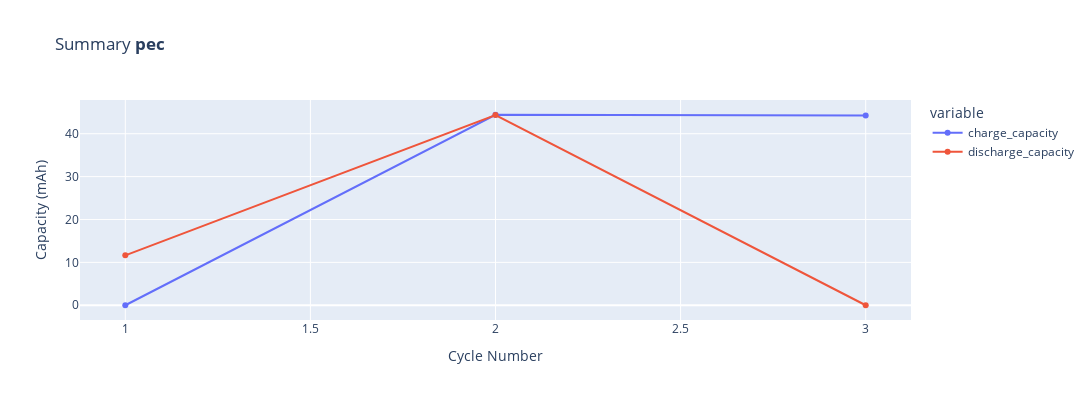

The code cell stored with this chart in its notebook:
### Markdown cell above
Once you have loaded the files, you can use all the common functionalities of `cellpy` (as described in other example notebooks), such as, e.g., looking at a summary plot:

### Code cell
plotutils.summary_plot(c, y="capacities", width=1200, height=400)

### Figure 1 — Plotly figure (JSON) as saved in the notebook; plotly's stock layout.template omitted (floating-point values rounded to 4 significant figures)
{"data": [{"hovertemplate": "variable=charge_capacity<br>Cycle Number=%{x}<br>Capacity (mAh)=%{y}<extra></extra>", "legendgroup": "charge_capacity", "line": {"color": "#636efa", "dash": "solid"}, "marker": {"symbol": "circle"}, "mode": "lines+markers", "name": "charge_capacity", "orientation": "h", "showlegend": true, "type": "scatter", "x": [1, 2, 3], "xaxis": "x", "y": [0, 44.42, 44.26], "yaxis": "y"}, {"hovertemplate": "variable=discharge_capacity<br>Cycle Number=%{x}<br>Capacity (mAh)=%{y}<extra></extra>", "legendgroup": "discharge_capacity", "line": {"color": "#EF553B", "dash": "solid"}, "marker": {"symbol": "circle"}, "mode": "lines+markers", "name": "discharge_capacity", "orientation": "h", "showlegend": true, "type": "scatter", "x": [1, 2, 3], "xaxis": "x", "y": [11.63, 44.35, 0], "yaxis": "y"}], "layout": {"height": 400, "legend": {"title": {"text": "variable"}, "tracegroupgap": 0}, "title": {"text": "Summary <b>pec</b>"}, "width": 1200, "xaxis": {"anchor": "y", "domain": [0, 1], "title": {"text": "Cycle Number"}}, "yaxis": {"anchor": "x", "domain": [0, 1], "title": {"text": "Capacity (mAh)"}}}}
